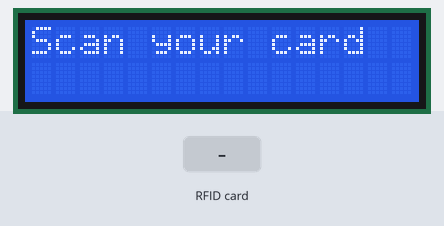
Bench run of a program on a simulated ESP32. Parts: 16×2 character LCD. The test bench sets the inputs (shaded band). WiFi joins after 1.5 s; servers stay silent unless stated; uploads are accepted with an empty reply; the local clock reads 2024-03-15 10:24:30 at power-on unless the program sets it; random numbers use the default seed unless the program sets one; what the program prints to the serial monitor is not drawn.

Above: at 2.8 s.
2.9 s: RFID card 5E 7A 19 C4 held to the reader
At 3.05 s:
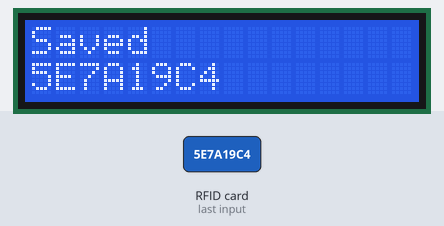
At 3.6 s:
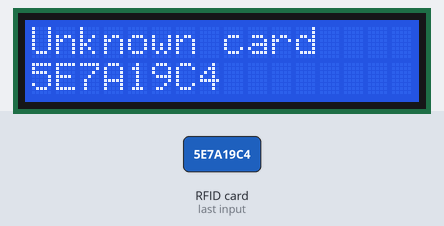
Timing chart, 0 to 5.9 s (numbered marks = the images above; inputs shaded):
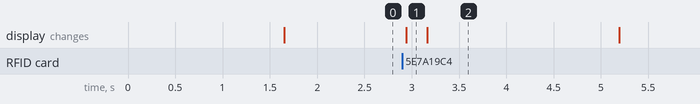

The program:

main.cpp
```cpp
#include <Arduino.h>
#include <SPI.h>
#include <MFRC522.h>
#include <WiFi.h>
#include <WiFiClientSecure.h>
#include <HTTPClient.h>
#include <Wire.h>
#include <LiquidCrystal_I2C.h>
#include <ArduinoJson.h>
#include <time.h>

// ---------- Network configuration ----------
// Wokwi's virtual WiFi: SSID "Wokwi-GUEST", no password, channel 6.
// On real hardware, use your own network and set WIFI_CHANNEL to 0.
const char* WIFI_SSID    = "Wokwi-GUEST";
const char* WIFI_PASS    = "";
const int   WIFI_CHANNEL = 6;

// Backend endpoint that receives the scan (must be reachable from the internet in Wokwi)
const char* API_URL   = "https://appreciation-governmental-powers-introduce.trycloudflare.com/api/attendance";
const char* API_KEY   = "CHANGE_ME";   // sent as a Bearer token
const char* DEVICE_ID = "reader-01";   // identifies this reader/location

const uint16_t HTTP_TIMEOUT_MS    = 5000;   // max wait for the server's reply
const uint16_t CONNECT_TIMEOUT_MS = 2000;   // max wait to open a connection
const uint32_t SAME_CARD_COOLDOWN_MS = 3000;
const uint32_t MESSAGE_SHOW_MS = 2000;

// ---------- RFID pins ----------
#define RST_PIN    22  // Reset pin
#define SS_SPI_PIN 21  // SDA (Slave Select) pin

MFRC522 mfrc522(SS_SPI_PIN, RST_PIN);  // Create MFRC522 instance

// ---------- LCD (I2C) ----------
#define LCD_SDA 25
#define LCD_SCL 26
LiquidCrystal_I2C lcd(0x27, 16, 2);  // address 0x27, 16 columns, 2 rows

// ---------- Scan queue ----------
// Every card tap is put here by the reader task and removed by loop()
// only after the server confirms it.
struct Scan {
  char uid[21];     // card ID, e.g. "01020304"
  char id[40];      // unique ID for this tap (lets the server ignore repeats)
  uint32_t ts;      // time of the tap (seconds since 1970), 0 if the clock wasn't set yet
};

const int QUEUE_MAX = 20;
QueueHandle_t scanQ;          // thread-safe queue shared by the two tasks

uint32_t nextAttemptMs = 0;   // don't try sending again before this time
uint32_t backoffMs = 1000;    // grows after each failure, up to 30 s

// ---------- Network clients ----------
// Global on purpose: keeps the secure connection open between scans.
WiFiClientSecure secureClient;
WiFiClient plainClient;

// ---------- LCD access (shared by both tasks, so it is protected by a mutex) ----------
SemaphoreHandle_t lcdMutex;
bool showingMessage = false;
uint32_t messageUntilMs = 0;
int lastPending = -1;

// Draws two lines. The caller must hold lcdMutex (or be in setup, before the tasks start).
void lcdPrint(const String& line1, const String& line2 = "") {
  lcd.clear();
  lcd.setCursor(0, 0);
  lcd.print(line1);
  lcd.setCursor(0, 1);
  lcd.print(line2);
}

// Shows a message for a couple of seconds, then the idle screen comes back.
void showTimed(const String& a, const String& b = "") {
  xSemaphoreTake(lcdMutex, portMAX_DELAY);
  lcdPrint(a, b);
  showingMessage = true;
  messageUntilMs = millis() + MESSAGE_SHOW_MS;
  xSemaphoreGive(lcdMutex);
}

// Called continuously by the reader task: returns to the idle screen when a message
// has been shown long enough, and keeps the "Pending: N" count up to date.
void tickDisplay() {
  int pending = (int)uxQueueMessagesWaiting(scanQ);

  xSemaphoreTake(lcdMutex, portMAX_DELAY);
  bool expired = showingMessage && (int32_t)(millis() - messageUntilMs) >= 0;
  bool pendingChanged = !showingMessage && pending != lastPending;
  if (expired || pendingChanged) {
    lcdPrint("Scan your card", pending > 0 ? String("Pending: ") + pending : String(""));
    lastPending = pending;
    showingMessage = false;
  }
  xSemaphoreGive(lcdMutex);
}

// ---------- WiFi + clock ----------
bool connectWiFi(uint32_t timeoutMs = 15000) {
  if (WiFi.status() == WL_CONNECTED) return true;

  Serial.print(F("Connecting to WiFi"));
  WiFi.mode(WIFI_STA);
  WiFi.begin(WIFI_SSID, WIFI_PASS, WIFI_CHANNEL);

  uint32_t start = millis();
  while (WiFi.status() != WL_CONNECTED && millis() - start < timeoutMs) {
    delay(250);
    Serial.print('.');
  }
  Serial.println();

  if (WiFi.status() == WL_CONNECTED) {
    Serial.print(F("WiFi connected, IP: "));
    Serial.println(WiFi.localIP());
    configTime(0, 0, "pool.ntp.org", "time.nist.gov");  // real time (UTC), used to stamp each tap
    return true;
  }
  Serial.println(F("WiFi connection failed"));
  return false;
}

// Seconds since 1970, or 0 if the clock hasn't been set yet
uint32_t nowEpoch() {
  time_t t = time(nullptr);
  return t > 1700000000 ? (uint32_t)t : 0;
}

// ---------- HTTP (runs in loop()) ----------
// Sends one scan to the backend.
// Returns the HTTP status code (or -1 if the request failed).
// Fills 'name' with the person's name if the server sent one.
int sendAttendance(const Scan& s, String& name, String& status) {
  if (!connectWiFi(4000)) return -1;  // short wait so retries stay quick

  uint32_t t0 = millis();
  String url = API_URL;
  bool useTls = url.startsWith("https://");

  JsonDocument req;
  req["uid"] = s.uid;
  req["device_id"] = DEVICE_ID;
  req["scan_id"] = s.id;
  req["scanned_at"] = s.ts;
  String body;
  serializeJson(req, body);

  int code = -1;

  // Up to 2 tries: if the kept-open connection turns out to be dead,
  // drop it and retry once with a fresh one.
  for (int attempt = 0; attempt < 2; attempt++) {
    HTTPClient http;

    if (useTls) {
      http.begin(secureClient, url);
    } else {
      http.begin(plainClient, url);
    }

    http.setReuse(true);
    http.setConnectTimeout(CONNECT_TIMEOUT_MS);
    http.setTimeout(HTTP_TIMEOUT_MS);
    http.addHeader("Content-Type", "application/json");
    http.addHeader("Authorization", String("Bearer ") + API_KEY);

    code = http.POST(body);

    if (code > 0) {
      String response = http.getString();
      Serial.printf("HTTP %d\n", code);
      Serial.println(response);

      JsonDocument doc;
      if (!deserializeJson(doc, response)) {
        name = doc["data"]["name"] | "";
        status = doc["data"]["status"] | "";
      }
      http.end();
      break;
    }

    Serial.printf("HTTP request failed: %s\n", http.errorToString(code).c_str());
    http.end();

    bool staleConnection = (code <= -2 && code >= -5);
    if (!staleConnection) break;  // e.g. connection refused (-1): offline, don't retry now

    Serial.println(F("Connection dropped, retrying with a fresh one"));
    secureClient.stop();
    plainClient.stop();
  }

  Serial.printf("Send took %lu ms\n", (unsigned long)(millis() - t0));
  return code;
}

// ---------- Helpers ----------
// Builds an uppercase hex string without separators, e.g. "11223344"
String uidToString(const MFRC522::Uid& uid) {
  String s;
  for (byte i = 0; i < uid.size; i++) {
    if (uid.uidByte[i] < 0x10) s += '0';
    s += String(uid.uidByte[i], HEX);
  }
  s.toUpperCase();
  return s;
}

// ---------- Reader task ----------
// Does only two things, both fast: watch for cards and keep the LCD up to date.
// It never waits on the network, so taps are always caught, even while a send is in progress.
void readerTask(void*) {
  String lastUid = "";
  uint32_t lastScanMs = 0;

  for (;;) {
    tickDisplay();

    if (mfrc522.PICC_IsNewCardPresent() && mfrc522.PICC_ReadCardSerial()) {
      String uid = uidToString(mfrc522.uid);

      // Ignore the same card scanned again within the cooldown (avoids double check-ins)
      if (!(uid == lastUid && millis() - lastScanMs < SAME_CARD_COOLDOWN_MS)) {
        lastUid = uid;
        lastScanMs = millis();

        Serial.print(F("Card UID: "));
        Serial.println(uid);

        Scan s;
        memset(&s, 0, sizeof(s));
        strlcpy(s.uid, uid.c_str(), sizeof(s.uid));
        snprintf(s.id, sizeof(s.id), "%s-%08X%08X", DEVICE_ID, (unsigned)esp_random(), (unsigned)esp_random());
        s.ts = nowEpoch();

        if (xQueueSend(scanQ, &s, 0) == pdTRUE) {
          Serial.printf("Queued scan (pending: %d)\n", (int)uxQueueMessagesWaiting(scanQ));
          showTimed("Saved", uid);
        } else {
          Serial.println(F("Queue full, scan dropped"));
          showTimed("Queue full", "Try later");
        }
      }

      // Stop talking to this card until it is removed and presented again
      mfrc522.PICC_HaltA();
      mfrc522.PCD_StopCrypto1();
    }

    vTaskDelay(pdMS_TO_TICKS(30));  // poll about 30 times per second
  }
}

void setup() {
  Serial.begin(115200);   // Initialize serial communications with the PC
  while (!Serial);       // Wait for serial port to open (needed for native USB boards)

  lcdMutex = xSemaphoreCreateMutex();
  scanQ = xQueueCreate(QUEUE_MAX, sizeof(Scan));

  Wire.begin(LCD_SDA, LCD_SCL);
  lcd.init();
  lcd.backlight();
  lcdPrint("Starting...");

  SPI.begin();           // Init SPI bus
  mfrc522.PCD_Init();    // Init MFRC522 card
  mfrc522.PCD_DumpVersionToSerial();

  // TESTING ONLY: skips certificate validation. Use setCACert() for production.
  secureClient.setInsecure();

  connectWiFi();

  // Start the reader task. From here on it owns the RFID reader and shares the LCD.
  xTaskCreatePinnedToCore(readerTask, "reader", 6144, nullptr, 2, nullptr, 1);

  Serial.println(F("Approximate your card to the reader..."));
  Serial.println(F("-------------------------------------"));
}

// loop() only sends queued scans to the server. Reading cards happens in readerTask.
void loop() {
  Scan s;
  // Look at the oldest scan without removing it (waits up to 0.2 s for one to appear)
  if (xQueuePeek(scanQ, &s, pdMS_TO_TICKS(200)) != pdTRUE) return;

  // Waiting out a retry delay after a failure
  if ((int32_t)(millis() - nextAttemptMs) < 0) {
    vTaskDelay(pdMS_TO_TICKS(50));
    return;
  }

  String name, status;
  int code = sendAttendance(s, name, status);

  bool success  = (code >= 200 && code < 300);
  bool rejected = (code >= 400 && code < 500 && code != 408 && code != 429);

  if (success || rejected) {
    Scan done;
    xQueueReceive(scanQ, &done, 0);   // the server answered, so remove it from the queue
    backoffMs = 1000;
    nextAttemptMs = 0;                // next scan in the queue can go right away

    if (rejected) {
      Serial.println(F("Server rejected the scan"));
      showTimed("Rejected", "Contact admin");
    } else if (status == "assigned") {
      Serial.println("Card assigned to: " + name);
      showTimed("Card assigned", name.substring(0, 16));
    } else if (status == "already_assigned") {
      Serial.println(F("Card already belongs to someone else"));
      showTimed("Card in use", "Try another");
    } else if (status == "disabled") {
      Serial.println(F("Card is disabled"));
      showTimed("Card disabled", "See admin");
    } else if (name.length() > 0) {
      Serial.println("Attendance recorded: " + name);
      showTimed("Welcome,", name.substring(0, 16));
    } else {
      Serial.println(F("Unknown card"));
      showTimed("Unknown card", s.uid);
    }
  } else {
    // Network problem or server error: keep the scan and try again later, waiting longer each time
    Serial.printf("Send failed, will retry in %lu ms (pending: %d)\n",
                  (unsigned long)backoffMs, (int)uxQueueMessagesWaiting(scanQ));
    nextAttemptMs = millis() + backoffMs;
    backoffMs = min<uint32_t>(backoffMs * 2, 30000);
  }
}
```

Measured:
- after the input at 2.9 s, the display: changes at once (image 1)
- what the display in image 2 shows lasts 2.0 s, from 3.2 s to 5.2 s
